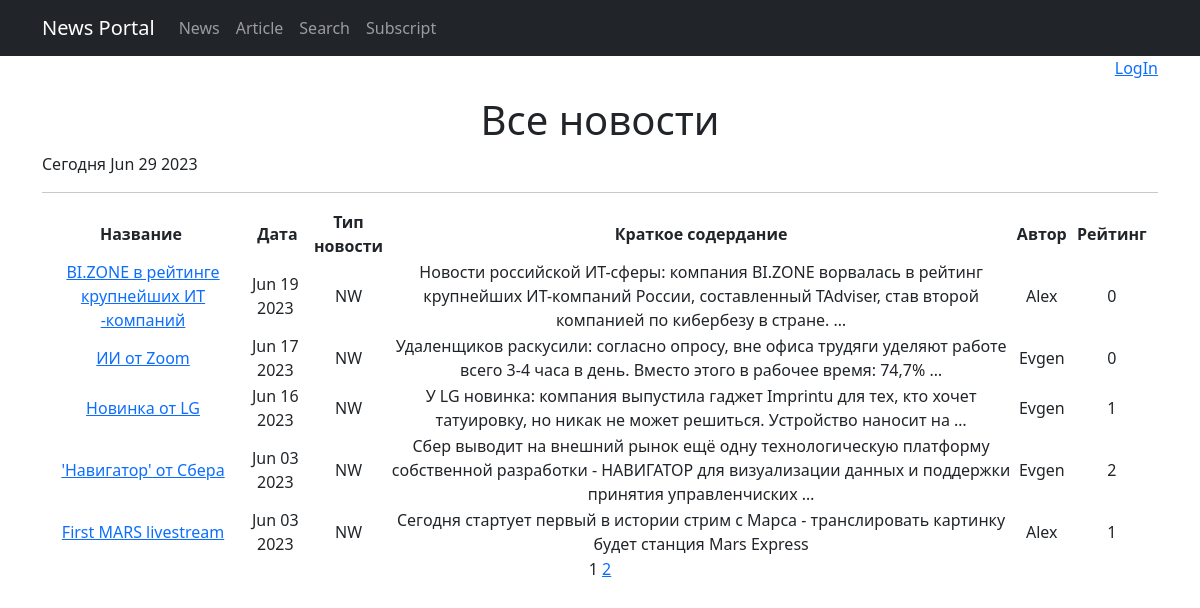
Page /news/ on the committed database.
### news/models.py (models this page shows, shortened)
class Post(models.Model):
    postAuthor = models.ForeignKey(Author, on_delete=models.CASCADE)
    NEWS = 'NW'
    ARTICLE = 'AR'
    choose_post = (
        (NEWS, "Новость"),
        (ARTICLE, "Статья")
    )
    postType = models.CharField(max_length=2, choices=choose_post, default=NEWS)
    date_creation = models.DateTimeField(auto_now_add=True)
    postCategory = models.ManyToManyField(Category, through='PostCategory')
    title = models.CharField(max_length=128)
    text = models.TextField()
    rating = models.SmallIntegerField(default=0)
    def get_absolute_url(self):
        return reverse('news_detail', args=[str(self.id)])

class Author(models.Model):
    authorUser = models.OneToOneField(User, on_delete=models.CASCADE)
    rating = models.SmallIntegerField(default=0)

### news/views.py (the view)
# urls.py: path('news/', NewsList.as_view(), name='news_list'),
class NewsList(ListView):
    model = Post
    ordering = 'title'
    template_name = 'newses.html'
    context_object_name = 'newses'
    paginate_by = 10
    def get_context_data(self, **kwargs):
        context = super().get_context_data(**kwargs)
        context['time_now'] = datetime.utcnow()
        context['is_author'] = self.request.user.groups.filter(name='Authors').exists()
        context['is_authent'] = self.request.user.is_authenticated
        return context

### news/templatetags/custom_tegs.py (called while the page is built)
@register.simple_tag(takes_context=True)
def url_replace(context, **kwargs):
   d = context['request'].GET.copy()
   for k, v in kwargs.items():
       d[k] = v
   return d.urlencode()

### templates/newses.html (shortened to what this page needs)
{% extends 'flatpages/default.html' %}
{% load custom_filters %}
{% load custom_tegs %}
{% block content %}
{% if is_author %}
    <p style="text-align: right;">Вы вошли как автор: {{ request.user.username }}</p>
    <p style="text-align: right;"><a href="{% url 'logout' %}">LogOut</a> </p>
{% elif is_authent and not is_author %}
    <p style="text-align: right;">Вы вошли как пользователь: {{ request.user.username }}</p>
    <p style="text-align: right;"><a href="{% url 'logout' %}">LogOut</a> </p>
{% else %}
    <p style="text-align: right;">
    <a href="http://127.0.0.1:8000/accounts/login">LogIn</a>
    </p>
{% endif %}
<h1 xmlns="http://www.w3.org/1999/html">Все новости</h1>
   <p style="text-align: left;">Сегодня {{ time_now|date:'M d Y' }}</p>
   <hr>
    {% if newses %}
        <table>
            <tr>
                <th>Название&nbsp;</th>
                <th>&nbsp;Дата</th>
                <th>Тип новости</th>
                <th>&nbsp;Краткое содердание&nbsp;</th>
                <th>&nbsp;Автор&nbsp;</th>
                <th>&nbsp;Рейтинг&nbsp;</th>
            </tr>
            {% for news in newses|dictsortreversed:'date_creation' %}
                {% if news.postType == 'NW' %}
            <tr>
                <td><a href="{{ news.get_absolute_url }}">{{ news.title}}</a></td>
                <td>{{ news.date_creation|date:'M d Y' }}</td>
                <td>{{ news.postType }}</td>
                <td>{{ news.text|truncatewords:20 }}</td>
                <td>{{ news.postAuthor.authorUser.username }}</td>
                <td>{{ news.rating }}</td>
                <td><p>&nbsp;</p></td>
            </tr>
                {% endif %}
            {% endfor %}
        </table>
    {% else %}
       <h2>Новостей нет!</h2>
    {% endif %}
        {{ page_obj.number }}
        {% if page_obj.has_next %}
            <a href="?{% url_replace page=page_obj.next_page_number %}">{{ page_obj.next_page_number }}</a>
        {% endif %}
        <p>&nbsp;</p>
{% endblock content %}

### rows in the picture
Post: title "BI.ZONE в рейтинге крупнейших ИТ -компаний", date_creation "Jun 19 2023", postType "NW", text "Новости российской ИТ-сферы: компания BI.ZONE ворвалась в рейтинг крупнейших ИТ-компаний России, составленный TAdviser, став второй компанией по кибербезу в стране. …", postAuthor.authorUser.username "Alex", rating "0"
Post: title "ИИ от Zoom", date_creation "Jun 17 2023", postType "NW", text "Удаленщиков раскусили: согласно опросу, вне офиса трудяги уделяют работе всего 3-4 часа в день. Вместо этого в рабочее время: 74,7% …", postAuthor.authorUser.username "Evgen", rating "0"
Post: title "Новинка от LG", date_creation "Jun 16 2023", postType "NW", text "У LG новинка: компания выпустила гаджет Imprintu для тех, кто хочет татуировку, но никак не может решиться. Устройство наносит на …", postAuthor.authorUser.username "Evgen", rating "1"
Post: title "'Навигатор' от Сбера", date_creation "Jun 03 2023", postType "NW", text "Сбер выводит на внешний рынок ещё одну технологическую платформу собственной разработки - НАВИГАТОР для визуализации данных и поддержки принятия управленчиских …", postAuthor.authorUser.username "Evgen", rating "2"
Post: title "First MARS livestream", date_creation "Jun 03 2023", postType "NW", text "Сегодня стартует первый в истории стрим с Марса - транслировать картинку будет станция Mars Express", postAuthor.authorUser.username "Alex", rating "1"

### other values in the picture
{{ time_now|date:'M d Y' }} "Jun 29 2023"
{{ page_obj.number }} "1"
{{ page_obj.next_page_number }} "2"
